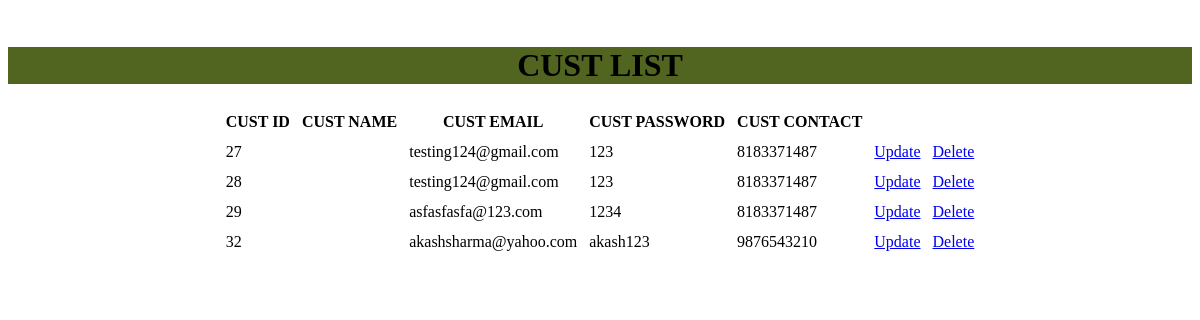
The app's page /allcustomer, older data.
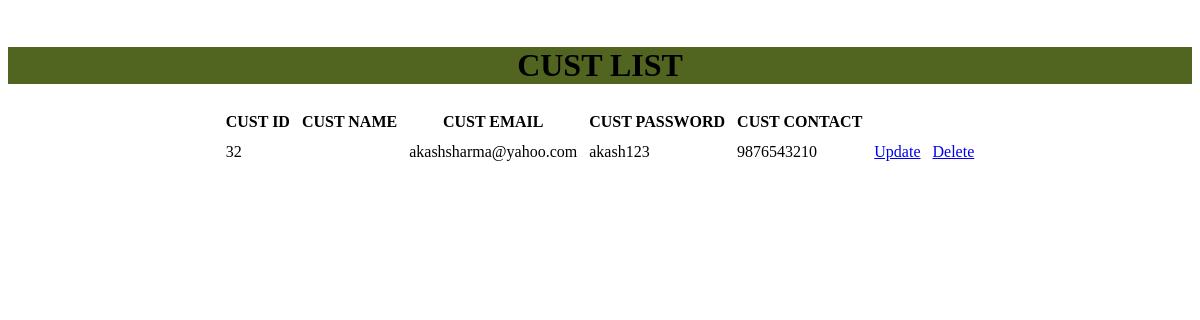
The same page, newer data.
### foodapp/models.py (models this page shows)
class Cust(models.Model):
	CustId    = models.AutoField(primary_key=True)
	CustFName  = models.CharField(max_length=30)
	CustLName  = models.CharField(max_length=30)
	CustCont  = models.CharField(max_length=10)
	CustEmail = models.CharField(max_length=50)
	CustPass  = models.CharField(max_length=60)
	Address  = models.CharField(max_length=150,default='')
	class Meta:
		db_table = "FP_Cust"

### foodapp/views.py (the view)
# urls.py: path('allcustomer',views.showcust),
def showcust(request):
	custs = Cust.objects.all()
	return render(request,'custlist.html',{'custlist':custs})

### Templates/foodapp/custlist.html
<html>
<head>
</head><center><body>
<table class="list" cellpadding="5px">
<br /><div style="background-color: #516520;width:100%;">
<h1>CUST LIST</h1></div>
<thead>
<tr>
<th>CUST ID</th>
<th>CUST NAME</th>
<th>CUST EMAIL</th>
<th>CUST PASSWORD</th>
<th>CUST CONTACT</th>
</tr>
</thead>
<tbody>
{% for c in custlist %}
<tr>
<td>{{c.CustId}}</td>
<td>{{c.CustName}}</td>
<td>{{c.CustEmail}}</td>
<td>{{c.CustPass}}</td>
<td>{{c.CustCont}}</td>
<td><a href="/getcustomer/{{c.CustId}}">Update</a></td>
<td><a href="/deletecustomer/{{c.CustId}}">Delete</a></td>
</tr>
{% endfor %}
	</tbody>
</table>
</body></center>
</html>

Row changes from the older to the newer data that the page shows:
removed Cust: CustId "27", CustEmail "testing124@gmail.com", CustPass "123", CustCont "8183371487"
removed Cust: CustId "28", CustEmail "testing124@gmail.com", CustPass "123", CustCont "8183371487"
removed Cust: CustId "29", CustEmail "asfasfasfa@123.com", CustPass "1234", CustCont "8183371487"
